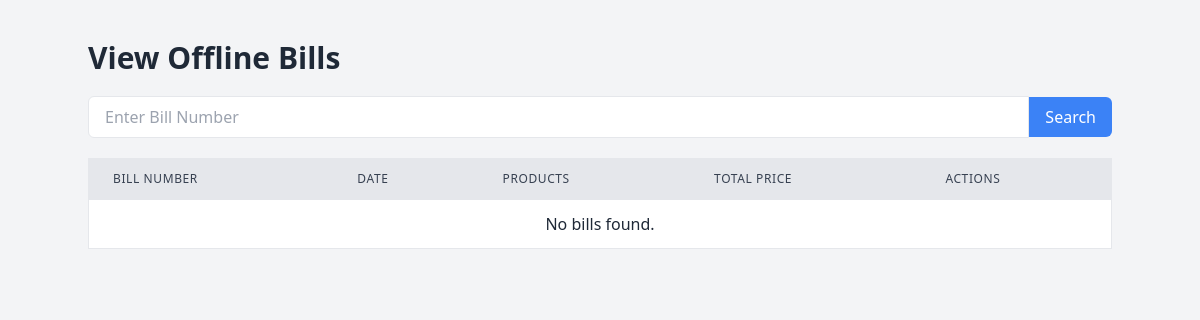
The page /search_offline_bill?bill_no=4 (signed in) on the database as committed earlier.
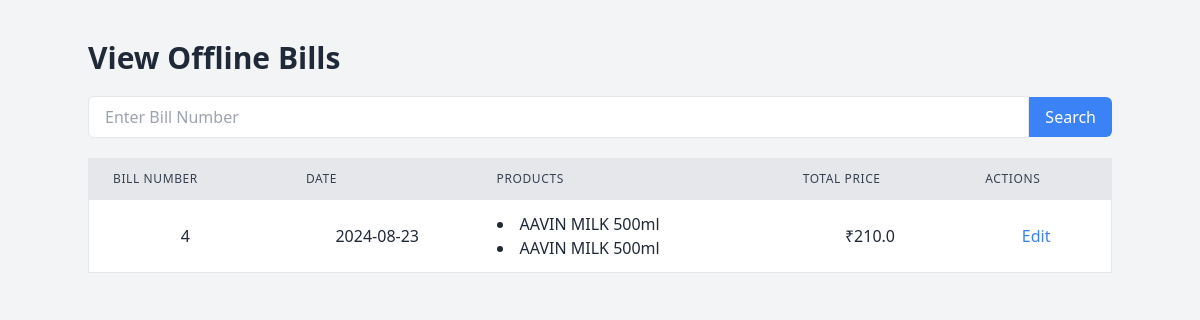
The same page on the database as committed later.
### models.py (models this page shows, shortened)
class TransactionRecord(db.Model):
    id = db.Column(db.Integer, primary_key=True)
    bill_no = db.Column(db.Integer, unique=True, nullable=False)
    date = db.Column(db.Date, nullable=False, default=datetime.utcnow)
    total_price = db.Column(db.Float, nullable=False)
    billing_mode = db.Column(db.String(10), nullable=False)  # New field to store 'online' or 'offline'
    organisation_id = db.Column(db.Integer, db.ForeignKey('organisation.id'), nullable=False)
    customer_id = db.Column(db.Integer, db.ForeignKey('customer.id'), nullable=True)  # Allow null if no customer info
    items = db.relationship('TransactionItem', backref='transaction', lazy=True)
    customer = db.relationship('Customer', backref='transaction_records')

class TransactionItem(db.Model):
    id = db.Column(db.Integer, primary_key=True)
    transaction_id = db.Column(db.Integer, db.ForeignKey('transaction_record.id'), nullable=False)
    product_id = db.Column(db.Integer, db.ForeignKey('product.id'), nullable=False)
    quantity = db.Column(db.Integer, nullable=False)
    total_price = db.Column(db.Float, nullable=False)

class Product(db.Model):
    id = db.Column(db.Integer, primary_key=True)
    name = db.Column(db.String(100), nullable=False)
    SKU = db.Column(db.String(50), nullable=False)
    net_price = db.Column(db.Float, nullable=False)
    selling_price = db.Column(db.Float, nullable=False)
    quantity = db.Column(db.Integer, nullable=False)
    seller = db.Column(db.String(100), nullable=False)
    organisation_id = db.Column(db.Integer, db.ForeignKey('organisation.id'), nullable=False)
    category_id = db.Column(db.Integer, db.ForeignKey('product_category.id'), nullable=True)  # Allow null if category not mandatory
    inventory = db.relationship('Inventory', backref='product', lazy=True)

### blueprints/billing.py (the view)
@billing_bp.route('/search_offline_bill', methods=['GET'])
def search_offline_bill():
    try:
        organisation_id = session.get('organisation_id')
        if not organisation_id:
            flash("User is not logged in!", "error")
            return redirect(url_for('auth.login'))
        bill_no = request.args.get('bill_no')
        bills = []
        bill_items_dict = {}
        if bill_no:
            bills = TransactionRecord.query.filter_by(
                organisation_id=organisation_id,
                billing_mode='offline',
                bill_no=bill_no
            ).all()
            if bills:
                bill_ids = [bill.id for bill in bills]
                bill_items = db.session.query(
                    TransactionItem,
                    Product.name.label('product_name'),
                    Product.SKU.label('product_sku')
                ).join(Product, TransactionItem.product_id == Product.id).filter(
                    TransactionItem.transaction_id.in_(bill_ids)
                ).all()
                for item in bill_items:
                    if item.TransactionItem.transaction_id not in bill_items_dict:
                        bill_items_dict[item.TransactionItem.transaction_id] = []
                    bill_items_dict[item.TransactionItem.transaction_id].append(item)
        return render_template('view_offline_bills.html', bills=bills, bill_items_dict=bill_items_dict)
    except Exception as e:
        flash(f"Error: {str(e)}", "error")
        return redirect(url_for('billing.view_offline_bills'))

### templates/view_offline_bills.html (shortened to what this page needs)
<!DOCTYPE html>
<html lang="en">
<head>
    <link href="https://cdn.jsdelivr.net/npm/tailwindcss@2.2.19/dist/tailwind.min.css" rel="stylesheet">
</head>
<body class="bg-gray-100 text-gray-800">
    <div class="container mx-auto mt-10">
        <h1 class="text-3xl font-bold mb-5">View Offline Bills</h1>
        <form method="GET" action="{{ url_for('billing.search_offline_bill') }}" class="mb-5">
            <div class="flex items-center">
                <input
                    type="text"
                    name="bill_no"
                    id="bill_no"
                    class="w-full px-4 py-2 border rounded-l-md focus:outline-none focus:ring-2 focus:ring-blue-500"
                    placeholder="Enter Bill Number"
                    required
                >
                <button type="submit" class="bg-blue-500 text-white px-4 py-2 rounded-r-md hover:bg-blue-600">
                    Search
                </button>
            </div>
        </form>
        <div class="overflow-x-auto">
            <table class="min-w-full bg-white border border-gray-200">
                <thead>
                    <tr class="bg-gray-200">
                        <th class="py-3 px-6 text-left text-xs font-medium text-gray-700 uppercase tracking-wider border-b">Bill Number</th>
                        <th class="py-3 px-6 text-left text-xs font-medium text-gray-700 uppercase tracking-wider border-b">Date</th>
                        <th class="py-3 px-6 text-left text-xs font-medium text-gray-700 uppercase tracking-wider border-b">Products</th>
                        <th class="py-3 px-6 text-left text-xs font-medium text-gray-700 uppercase tracking-wider border-b">Total Price</th>
                        <th class="py-3 px-6 text-left text-xs font-medium text-gray-700 uppercase tracking-wider border-b">Actions</th>
                    </tr>
                </thead>
                <tbody>
                    {% if bills %}
                        {% for bill in bills %}
                        <tr class="hover:bg-gray-100">
                            <td class="py-3 px-6 text-center border-b">{{ bill.bill_no }}</td>
                            <td class="py-3 px-6 text-center border-b">{{ bill.date }}</td>
                            <td class="py-3 px-6 border-b">
                                <ul class="list-disc list-inside">
                                    {% for item in bill_items_dict[bill.id] %}
                                    <li>
                                        {{ item.product_name }}
                                    </li>
                                    {% endfor %}
                                </ul>
                            </td>
                            <td class="py-3 px-6 text-center border-b">₹{{ bill.total_price }}</td>
                            <td class="py-3 px-6 text-center border-b">
                                <a href="{{ url_for('billing.edit_offline_bill', bill_id=bill.id) }}" class="text-blue-500 hover:text-blue-700">Edit</a>
                            </td>
                        </tr>
                        {% endfor %}
                    {% else %}
                        <tr>
                            <td colspan="5" class="py-3 px-6 text-center border-b">No bills found.</td>
                        </tr>
                    {% endif %}
                </tbody>
            </table>
        </div>
    </div>
</body>
</html>

Rows that differ between the two databases and show on the page:
now on this page (row edited): TransactionRecord: bill_no "4", date "2024-08-23", total_price "210.0"
now on this page (row edited): TransactionItem: product_name "AAVIN MILK 500ml"
now on this page (row edited): TransactionItem: product_name "AAVIN MILK 500ml"
Other text that changed with them:
text no longer shown: "No bills found."
